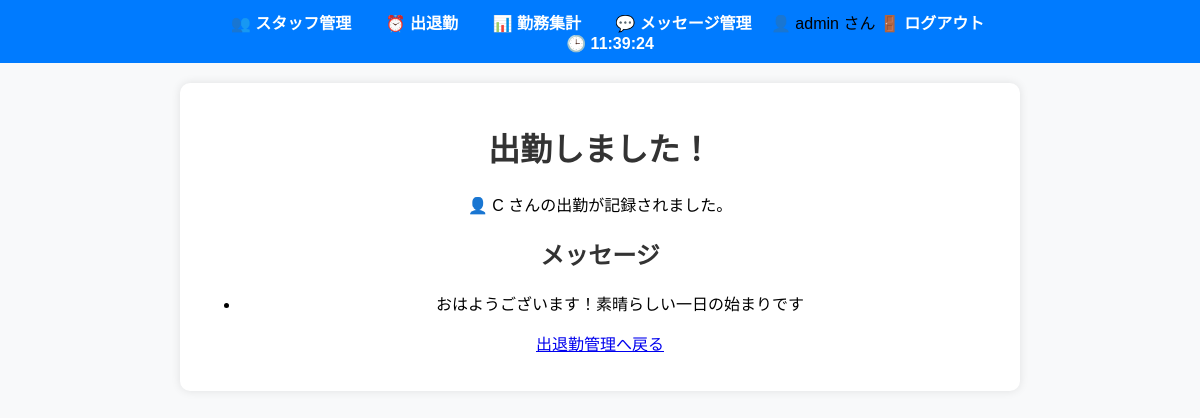
Page /attendance/clock_in_success/3 (signed in) on the committed database.
### models.py (models this page shows)
class User(UserMixin, db.Model):
    id = db.Column(db.Integer, primary_key=True)
    username = db.Column(db.String(100), unique=True, nullable=False)
    password = db.Column(db.String(100), nullable=False)  # 本番ではハッシュ化推奨

class Staff(db.Model):
    id = db.Column(db.Integer, primary_key=True)
    name = db.Column(db.String(100), nullable=False)

class Message(db.Model):
    id = db.Column(db.Integer, primary_key=True)
    message_text = db.Column(db.String(255), nullable=False)

### routes.py (the view)
@app.route('/attendance/clock_in_success/<int:staff_id>')
def clock_in_success(staff_id):
    staff = Staff.query.get(staff_id)
    messages = Message.query.all()  # ✅ メッセージ管理のメッセージを取得
    return render_template('clock_in_success.html', staff=staff, messages=messages)

### routes.py (called while the page is built)
@login_manager.user_loader
def load_user(user_id):
    return User.query.get(int(user_id))

### templates/clock_in_success.html (shortened to what this page needs)
{% extends "base.html" %}
{% block content %}
<h1>出勤しました！</h1>
<p>👤 {{ staff.name }} さんの出勤が記録されました。</p>
<h2>メッセージ</h2>
<ul>
    {% for message in messages %}
        <li>{{ message.message_text }}</li>
    {% endfor %}
</ul>
<p><a href="{{ url_for('attendance') }}">出退勤管理へ戻る</a></p>
{% endblock %}

### templates/base.html (shortened to what this page needs)
<!DOCTYPE html>
<html lang="ja">
<head>
    <link rel="stylesheet" href="{{ url_for('static', filename='style.css') }}">
</head>
<body>
    <nav class="navbar">
        <ul>
            <li><a href="{{ url_for('staff_list') }}">👥 スタッフ管理</a></li>
            <li><a href="{{ url_for('attendance') }}">⏰ 出退勤</a></li>
            <li><a href="{{ url_for('work_summary') }}">📊 勤務集計</a></li>
            <li><a href="{{ url_for('message_list') }}">💬 メッセージ管理</a></li>
            {% if current_user.is_authenticated %}
        <span>👤 {{ current_user.username }} さん</span>
        <a href="{{ url_for('logout') }}">🚪 ログアウト</a>
    {% else %}
        <a href="{{ url_for('login') }}">🔑 ログイン</a>
    {% endif %}
        </ul>
        <span id="current-time"></span>
    </nav>
    <div class="content">
        {% block content %}{% endblock %}
    </div>
</body>
</html>

### static/style.css (style rules this page uses)
.navbar { background-color: #007bff; padding: 10px 0; text-align: center; }
.navbar ul { list-style: none; padding: 0; margin: 0; }
.navbar li { display: inline; margin: 0 15px; }
.navbar a { text-decoration: none; color: white; font-size: 16px; font-weight: bold; }
#current-time { font-size: 16px; color: white; margin-left: 20px; font-weight: bold; }
body { font-family: Arial, sans-serif; margin: 0; padding: 0; background-color: #f8f9fa; text-align: center; }
.content { max-width: 800px; margin: 20px auto; background: white; padding: 20px; border-radius: 10px; box-shadow: 0 0 10px rgba(0, 0, 0, 0.1); }
h1, h2 { color: #333; }

### rows in the picture
User: username "admin"
Staff: name "C"
Message: message_text "おはようございます！素晴らしい一日の始まりです"
